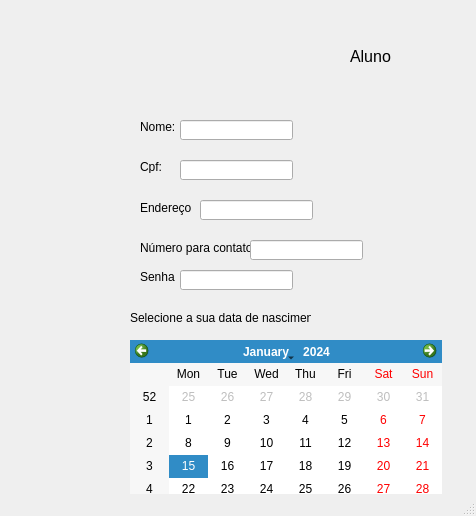
<?xml version="1.0" encoding="UTF-8"?>
<ui version="4.0">
 <class>MainWindow</class>
 <widget class="QMainWindow" name="MainWindow">
  <property name="geometry">
   <rect>
    <x>0</x>
    <y>0</y>
    <width>476</width>
    <height>516</height>
   </rect>
  </property>
  <property name="windowTitle">
   <string>MainWindow</string>
  </property>
  <widget class="QWidget" name="centralwidget">
   <widget class="QLabel" name="label">
    <property name="geometry">
     <rect>
      <x>350</x>
      <y>50</y>
      <width>47</width>
      <height>13</height>
     </rect>
    </property>
    <property name="font">
     <font>
      <pointsize>12</pointsize>
     </font>
    </property>
    <property name="text">
     <string>Aluno</string>
    </property>
   </widget>
   <widget class="QLabel" name="label_2">
    <property name="geometry">
     <rect>
      <x>140</x>
      <y>120</y>
      <width>47</width>
      <height>13</height>
     </rect>
    </property>
    <property name="text">
     <string>Nome:</string>
    </property>
   </widget>
   <widget class="QLabel" name="label_3">
    <property name="geometry">
     <rect>
      <x>140</x>
      <y>160</y>
      <width>47</width>
      <height>13</height>
     </rect>
    </property>
    <property name="text">
     <string>Cpf:</string>
    </property>
   </widget>
   <widget class="QLineEdit" name="lineEdit">
    <property name="geometry">
     <rect>
      <x>180</x>
      <y>120</y>
      <width>113</width>
      <height>20</height>
     </rect>
    </property>
   </widget>
   <widget class="QLineEdit" name="lineEdit_2">
    <property name="geometry">
     <rect>
      <x>180</x>
      <y>160</y>
      <width>113</width>
      <height>20</height>
     </rect>
    </property>
   </widget>
   <widget class="QCalendarWidget" name="calendarWidget">
    <property name="geometry">
     <rect>
      <x>130</x>
      <y>340</y>
      <width>312</width>
      <height>183</height>
     </rect>
    </property>
   </widget>
   <widget class="QLabel" name="label_4">
    <property name="geometry">
     <rect>
      <x>130</x>
      <y>310</y>
      <width>181</width>
      <height>16</height>
     </rect>
    </property>
    <property name="text">
     <string>Selecione a sua data de nascimento</string>
    </property>
   </widget>
   <widget class="QLabel" name="label_5">
    <property name="geometry">
     <rect>
      <x>140</x>
      <y>200</y>
      <width>51</width>
      <height>16</height>
     </rect>
    </property>
    <property name="text">
     <string>Endereço:</string>
    </property>
   </widget>
   <widget class="QLineEdit" name="lineEdit_3">
    <property name="geometry">
     <rect>
      <x>200</x>
      <y>200</y>
      <width>113</width>
      <height>20</height>
     </rect>
    </property>
   </widget>
   <widget class="QLabel" name="label_6">
    <property name="geometry">
     <rect>
      <x>140</x>
      <y>240</y>
      <width>111</width>
      <height>16</height>
     </rect>
    </property>
    <property name="text">
     <string>Número para contato:</string>
    </property>
   </widget>
   <widget class="QLineEdit" name="lineEdit_4">
    <property name="geometry">
     <rect>
      <x>250</x>
      <y>240</y>
      <width>113</width>
      <height>20</height>
     </rect>
    </property>
   </widget>
   <widget class="QLabel" name="label_7">
    <property name="geometry">
     <rect>
      <x>140</x>
      <y>270</y>
      <width>47</width>
      <height>13</height>
     </rect>
    </property>
    <property name="text">
     <string>Senha</string>
    </property>
   </widget>
   <widget class="QLineEdit" name="lineEdit_5">
    <property name="geometry">
     <rect>
      <x>180</x>
      <y>270</y>
      <width>113</width>
      <height>20</height>
     </rect>
    </property>
   </widget>
   <widget class="QPushButton" name="pushButton">
    <property name="geometry">
     <rect>
      <x>550</x>
      <y>470</y>
      <width>75</width>
      <height>23</height>
     </rect>
    </property>
    <property name="text">
     <string>Confirmar</string>
    </property>
   </widget>
  </widget>
  <widget class="QMenuBar" name="menubar">
   <property name="geometry">
    <rect>
     <x>0</x>
     <y>0</y>
     <width>476</width>
     <height>21</height>
    </rect>
   </property>
  </widget>
  <widget class="QStatusBar" name="statusbar"/>
 </widget>
 <resources/>
 <connections/>
</ui>
